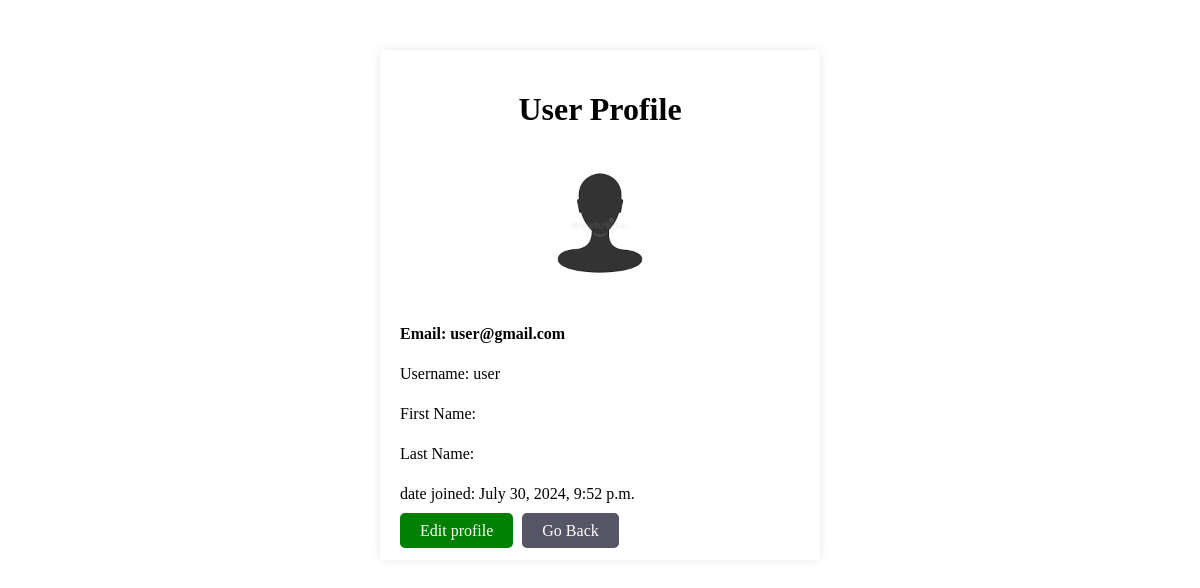
Screenshot of /authe/profile/ (signed in) with the database file from the repository.
### authe/models.py (models this page shows, shortened)
class CustomUser(AbstractBaseUser, PermissionsMixin):
    username_validator = UnicodeUsernameValidator()
    username = models.CharField(
        _("username"), #this is used for translation; helps users in different lan
        max_length=150,
        default=None,
        unique=True,
        null=False,
        blank=False,
        help_text=(
            "Required. 150 characters or fewer. Letters, digits and @/./+/-/_ only."
        ),
        error_messages={
            "unique": ("A user with that username already exists."),
        },
    )
    first_name = models.CharField(_("first name"), max_length=150, blank=True)
    last_name = models.CharField(_("last name"), max_length=150, blank=True)
    email = models.EmailField(_("email address"), blank=True, unique=False)
    is_staff = models.BooleanField(
        _("staff status"),
        default=False,
        help_text=_("Designates whether the user can log into this admin site."),
    )
    is_active = models.BooleanField(
        _("active"),
        default=True,
        help_text=_(
            "Designates whether this user should be treated as active. "
            "Unselect this instead of deleting accounts."
        ),
    )
    date_joined = models.DateTimeField(_("date joined"), default=timezone.now)
    objects = CustomUserManager()
    USERNAME_FIELD = "username"
    REQUIRED_FIELDS = ['email']

### authe/views.py (the view)
# urls.py: path('profile/', profile, name="profile"),
@login_required(login_url='authe:login')
def profile(request):
    return render(request, 'authe/profile.html', {})

### templates/authe/profile.html (shortened to what this page needs)
{% load static %}
<!DOCTYPE html>
<html lang="en">
<head>
    <link rel="stylesheet" href="{% static 'authe/css/profile.css' %}">
</head>
<body>
    <div class="profile-container">
        <h1>User Profile</h1>
        <div class="profile-image">
            <img src="{% static 'authe/images/images.png' %}" alt="">
        </div>
        <div class="profile-info">
            <p>Email: {{ user.email }}</p>
            <p>Username: {{ user.username }}</p>
            <p>First Name: {{ user.first_name }}</p>
            <p>Last Name: {{ user.last_name }}</p>
            <p>date joined: {{ user.date_joined }}</p>
        </div>
        <a style="text-decoration:none;padding:9px 20px; border-radius:5px;background-color: green;color:white" href="{% url 'authe:edit_profile' %}">Edit profile</a>
        <a style="text-decoration:none;padding:9px 20px; border-radius:5px;background-color: rgb(85, 85, 101);color:white; margin-left:5px;" href="{% url 'authe:home' %}">Go Back</a>
    </div>
</body>
</html>

### static/authe/css/profile.css (style rules this page uses)
.profile-container { max-width: 400px; margin: 50px auto; padding: 20px; background-color: #fff; border-radius: 5px; box-shadow: 0px 0px 10px rgba(0, 0, 0, 0.1); }
.profile-container h1 { text-align: center; margin-bottom: 20px; }
.profile-info { line-height: 1.5; }
.profile-info p:first-child { font-weight: bold; }
.profile-image { text-align: center; margin-bottom: 20px; }
.profile-image img { max-width: 150px; height: auto; border-radius: 50%; }

### rows the page displays
CustomUser: email "user@gmail.com", username "user", date_joined "July 30, 2024, 9:52 p.m."
